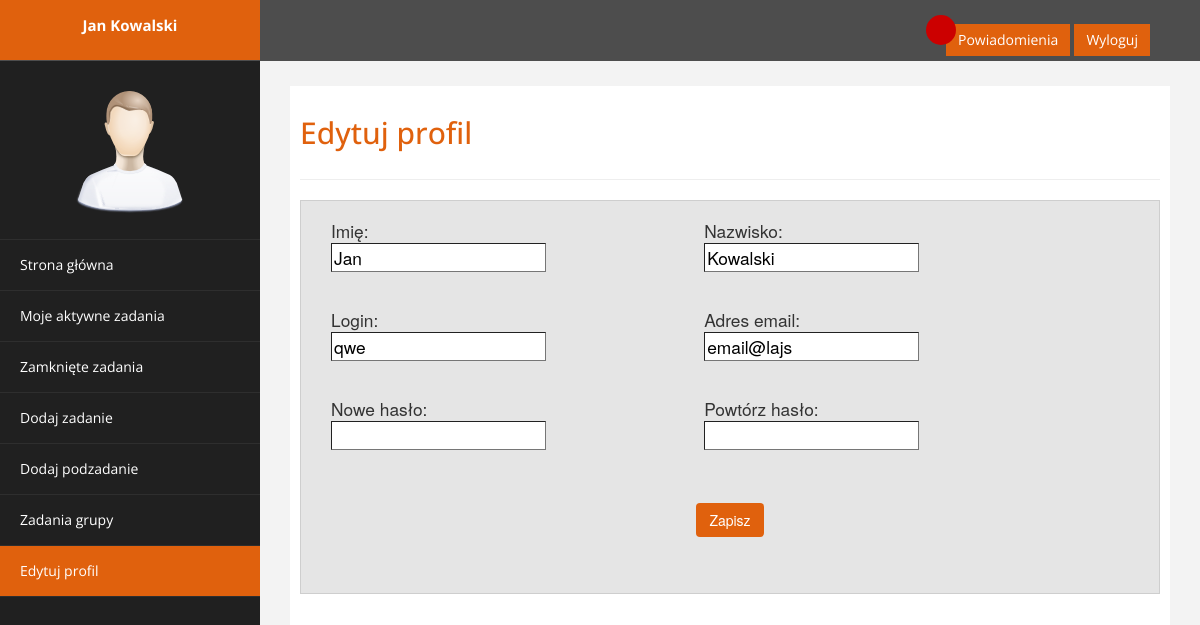
Screenshot of /edit_profile.php (signed in) with the database file from the repository.
### tables this page shows
CREATE TABLE `users` (
  `user_ID` int(11) NOT NULL,
  `first_name` text NOT NULL,
  `last_name` text NOT NULL,
  `email` text NOT NULL,
  `login` text NOT NULL,
  `password` text NOT NULL,
  `user_function` int(11) NOT NULL
);

### database/dbinfo.php (called while the page is built, shortened)
<?php
        $db_users_tab = 'users';
                $db_users_id = 'user_ID';
                $db_users_login = 'login';
                $db_users_fname = 'first_name';
                $db_users_lname = 'last_name';
                $db_users_email = 'email';
?>

### edit_profile.php (the view, shortened to what this page needs)
<!DOCTYPE html>
<html xmlns="http://www.w3.org/1999/xhtml">
<head>
    <link href="template/assets/css/bootstrap.css" rel="stylesheet" />
    <link href="template/assets/css/custom.css" rel="stylesheet" />
</head>
<body>
    <div id="wrapper">
        <nav class="navbar navbar-default navbar-cls-top " role="navigation" style="margin-bottom: 0">
            <div class="navbar-header">
                <a class="navbar-brand" href="main.php"><?php echo $_SESSION['fname']." ".$_SESSION['lname']?></a>
            </div>
    <div style="color: white;
    padding: 15px 50px 5px 50px;
    float: right;
    font-size: 16px;"><div class="circle" id="circle"></div> <a href="nots.php" class="btn btn-danger square-btn-adjust">Powiadomienia</a>
        <a href="logout.php" class="btn btn-danger square-btn-adjust">Wyloguj</a> </div>
        </nav>
                <nav class="navbar-default navbar-side" role="navigation">
            <div class="sidebar-collapse">
                <ul class="nav" id="main-menu">
				<li class="text-center">
                    <img src="template/assets/img/find_user.png" class="user-image img-responsive"/>
					</li>
                    <li>
                        <a   href="main.php" ><i "></i> Strona główna</a>
                    </li>
                    <li>
                        <a  href="tasks.php" ><i "></i>Moje aktywne zadania</a>
                    </li>
                    <li>
                        <a  href="old_tasks.php" ><i "></i>Zamknięte zadania</a>
                    </li>
                   <?php
                    if ($_SESSION['function']=="2"){
                      echo '<li>
                        <a  href="add_tasks.php"><i "></i> Dodaj zadanie</a>
                    </li>';
                      echo '<li> <a  href="add_subtasks.php"><i "></i> Dodaj podzadanie</a>
                    </li>';
                       echo '<li><a href="team_tasks.php"><i "></i> Zadania grupy</a>
                    </li>';
                    }
                   ?>
                   <li>
                        <a class="active-menu" href="edit_profile.php" ><i ></i>Edytuj profil</a>
                    </li>
                </ul>
            </div>
        </nav>
        <div id="page-wrapper" >
            <div id="page-inner">
                <div class="row">
                    <div class="col-md-12">
                     <h2>Edytuj profil</h2>
                       </div>
                     </div>
                 <hr />
				 <div class="subtask-form">
<form action="editp.php" method="post">
<center>
<?php
    require_once "database/dbinfo.php";
    $connection = db_connection();
    if ($connection != false){
        $sql = "SELECT $db_users_fname, $db_users_lname, $db_users_login, $db_users_email FROM $db_users_tab WHERE $db_users_id=".$_SESSION['id'];
        if ($result = $connection->query($sql))
        $row = $result->fetch_assoc();
        echo "<div class='stemat'><p class='left'>Imię: <br><input type='text' value='$row[$db_users_fname]' name='fname'  required/></p></div>";
        echo "<div class='stemat'><p class='left'>Nazwisko: <br><input type='text' value='$row[$db_users_lname]' name='lname'  required/></p></div>";
        echo "<div class='stemat'><p class='left'>Login: <br><input type='text' value='$row[$db_users_login]' name='login'  required/></p></div>";
        echo "<div class='stemat'><p class='left'>Adres email: <br><input type='email' value='$row[$db_users_email]' name='email' required/></p></div>";
        echo "<div class='stemat'><p class='left'>Nowe hasło: <br><input type='password' name='pass1' ></p></div>";
        echo "<div class='stemat'><p class='left'>Powtórz hasło: <br><input type='password' name='pass2' ></p></div>";
        }
?>
<div><p><button type="submit" >Zapisz</button></p></div>
<br><br>
</center>
</form>
</div>
                 <br>
                 <br>
</div>
	</div>
</div>
</body>
</html>

### template/assets/css/custom.css (style rules this page uses)
body { font-family: 'Open Sans', sans-serif; }
#wrapper { width: 100%; background:#202020; }
#page-wrapper { padding: 15px 15px; min-height: 600px; background:#F3F3F3; }
#page-inner { width:100%; margin:10px 20px 10px 0px; background-color:#fff!important; padding:10px; min-height:1200px; }
.text-center { text-align:center; }
h2 { color: #e0610d; }
.square-btn-adjust { border: 0px solid transparent; -webkit-border-radius: 0px; -moz-border-radius: 0px; border-radius: 0px; }
p { font-size:16px; line-height:25px; padding-top:20px; }
button { background-color: #e0610d !important; display: inline-block !important; padding: 6px 12px !important; margin-bottom: 0 !important; font-size: 14px !important; font-weight: normal !important; line-height: 1.42857143 !important; text-align: center !important; white-space: nowrap !important; vertical-align: middle !important; cursor: pointer !important; -webkit-user-select: none !important; -moz-user-select: none !important; -ms-user-select: none !important; user-select: none !important; background-image: none !important; border: 1px solid transparent !important; border-radius: 4px !important; color: #ffffff !important; }
.subtask-form { border-style:solid; border-width:1px; width:100%; height:auto; border-color:#cecece !important; font-family: "Helvetica Neue", Helvetica, Arial, sans-serif; background-color: #e5e5e5; padding:10px, 10px, 10px, 10px; }
p.left { width: 40%; float:left; padding-top:0px; text-align:left; margin-left: 30px; font-family: "Helvetica Neue", Helvetica, Arial, sans-serif; font-size: 13pt; }
input { border-width:1px; outline: none; }
.circle { width: 30px; height: 30px; background-color: #cc0000; border-radius: 100%; margin-left: -20px; margin-bottom: -21px; z-index: 1; position: relative; text-align: center; }
.user-image { margin: 25px auto; -webkit-border-radius: 10px; -moz-border-radius: 10px; border-radius: 10px; max-height:170px; max-width:170px; }
.navbar-cls-top .navbar-brand { color: #fff; background: #e0610d; width: 260px; text-align: center; height: 60px; font-size: 15px; font-weight: 700; }
.active-menu { background-color:#e0610d!important; }
.sidebar-collapse , .sidebar-collapse .nav { background:none; }
.sidebar-collapse .nav { padding:0; }
.sidebar-collapse .nav > li > a { color:#fff; background:#202020; text-shadow:none; }
.sidebar-collapse > .nav > li > a { padding:15px 10px; }
.sidebar-collapse > .nav > li { border-bottom: 1px solid rgba(107, 108, 109, 0.19); }
.navbar-side { border:none; background-color: #202020; }
.navbar-cls-top { background:#4D4D4D; border-bottom:none; }
.navbar-default { border:0px solid black; }
.navbar-header { background: #A70303; }
@media (min-width:768px) { #page-wrapper { margin: 0 0 0 260px; padding: 15px 30px; min-height: 1200px; } }
@media (min-width:768px) { .navbar-side { z-index: 1; position: absolute; width: 260px; } }
@media (min-width:768px) { .navbar { border-radius: 0px; } }

### timeline/style.css (style rules this page uses)
img { vertical-align: middle; }
.img-responsive { display: block; height: auto; max-width: 100%; }

### rows the page displays
users: fname "Jan", lname "Kowalski", login "qwe", email "email@lajs"

### other values shown
$_SESSION['fname'] "Jan"
$_SESSION['lname'] "Kowalski"
